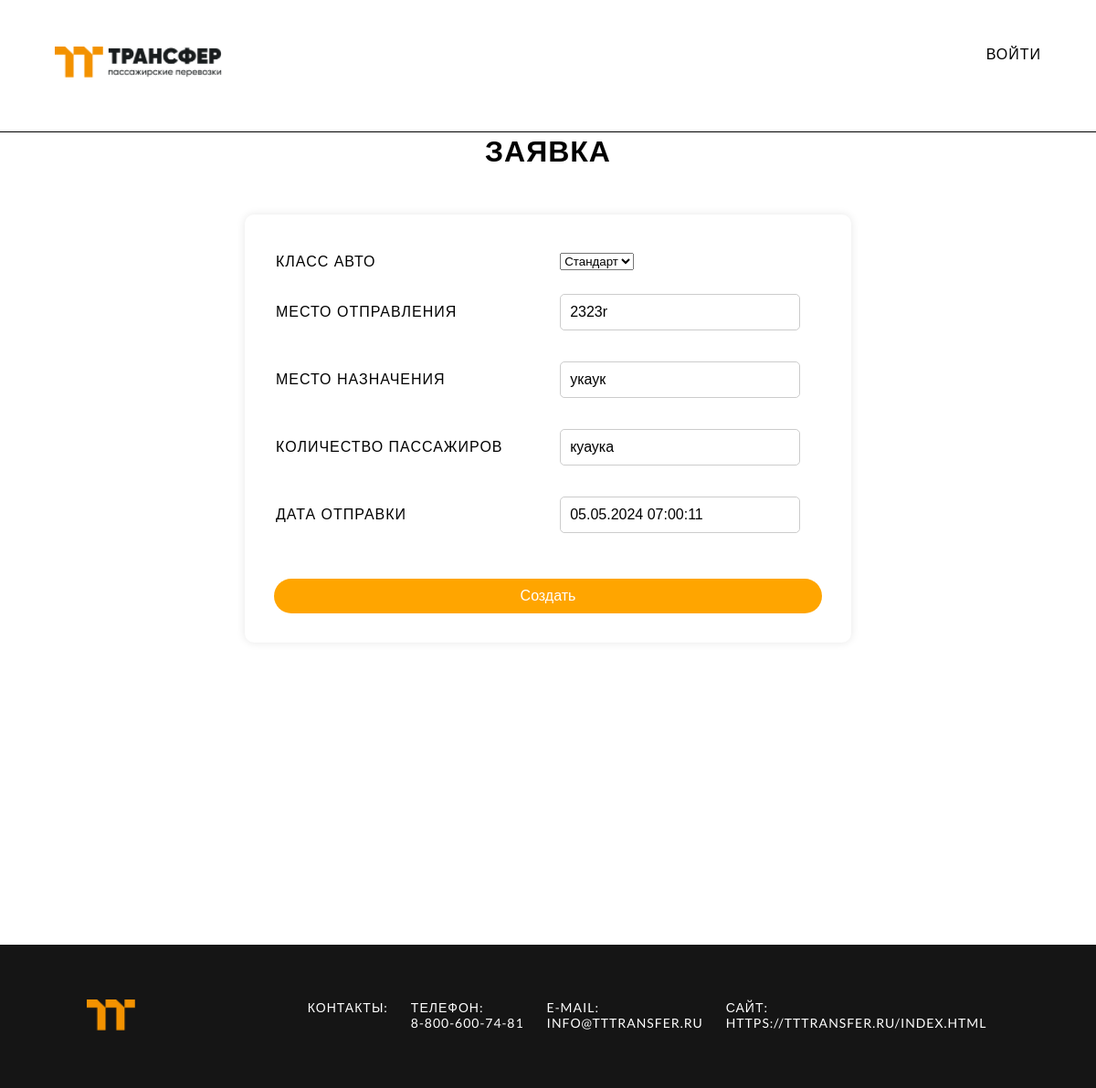
The page /заявка/1/редактирование/ on the database its author committed.
### app/models.py (models this page shows, shortened)
class Order(models.Model):
    car = models.ForeignKey(Car, on_delete=models.CASCADE)
    status = models.ForeignKey(Status, on_delete=models.CASCADE, default='1')
    author = models.ForeignKey(settings.AUTH_USER_MODEL, on_delete=models.CASCADE)
    place_start = models.CharField(max_length=200)
    place_end = models.CharField(max_length=200)
    tariff = models.TextField(default='Уточняется')
    numder = models.CharField(max_length=10)
    date = models.DateTimeField(default=timezone.now)
    published_date = models.DateTimeField(blank=True, null=True)

### app/forms.py
class OrderForm(forms.ModelForm):
    class Meta:
        model = Order
        fields = ('car', 'place_start', 'place_end', 'numder', 'date')

### app/models.py (called while the page is built)
    def __str__(self) :
        return self.title

### app/views.py (called while the page is built)
def order_edit(request, pk):
    order = get_object_or_404(Order, pk=pk)
    if request.method == "POST":
        form = OrderForm(request.POST, instance=order)
        if form.is_valid():
            order = form.save(commit=False)
            order.author = request.user
            order.published_date = timezone.now()
            order.save()
            return redirect('order_detail', pk=order.pk)
    else:
        form = OrderForm(instance=order)
    return render(request, 'app/order_edit.html', {'form': form})

### app/templates/app/order_edit.html (shortened to what this page needs)
{% extends 'app/base.html' %}
{% block contentauth %}
    <h1 class='center'>Заявка {{ order.pk }}</h1>
    <div class='body'>
    <div class="form-container">
        <form method="POST" class="post-form">
            <table class="form-table">
                <tr>
                    <td>Класс авто</td>
                    <td>{{ form.car }}</td>
                </tr>
                <tr>
                    <td>Место отправления</td>
                    <td>{{ form.place_start }}</td>
                </tr>
                <tr>
                    <td>Место назначения</td>
                    <td>{{ form.place_end }}</td>
                </tr>
                <tr>
                    <td>Количество пассажиров</td>
                    <td>{{ form.numder }}</td>
                </tr>
                <tr>
                    <td>Дата отправки</td>
                    <td>{{ form.date }}</td>
                </tr>
            </table>
            <button type="submit" class="submit-button">Создать</button>
        </form>
    </div>
</div>
{% endblock %}

### app/static/css/style.css (style rules this page uses)
* { padding: 0; margin: 0; }
body { background: #ffffff; font-family: 'Lato', sans-serif; text-transform: uppercase; letter-spacing: 1px; min-height: 100vh; height: 100%; display: flex; flex-direction: column; justify-content: space-between }
button { background-color: #007bff; color: #fff; border: none; padding: 8px 16px; margin-top: 10px; cursor: pointer; border-radius: 4px; transition: background-color 0.3s; }
.form-container { background: #ffffff; padding: 2rem; border-radius: 10px; box-shadow: 0 0 10px rgba(0, 0, 0, 0.1); width: 600px; }
.form-table { width: 100%; margin-bottom: 1rem; }
.form-table td { padding: 0.5rem 0; }
.form-table input[type="text"], .form-table input[type="password"] { width: calc(100% - 22px); padding: 10px; margin: 0.5rem 0; border: 1px solid #ccc; border-radius: 5px; box-sizing: border-box; font-size: 16px; }
.submit-button { width: 100%; padding: 10px; background-color: #ffa500; border: none; border-radius: 25px; color: #fff; font-size: 16px; cursor: pointer; margin-top: 1rem; }
.body { font-family: Arial, sans-serif; margin: 0; margin-top: 50px; padding: 0; display: flex; justify-content: center; align-items: flex-start; height: 100vh; }
.center { text-align: center; margin-bottom: 1rem; }

### rows shown on the page
Order: car "Стандарт", place_start "2323r", place_end "укаук", numder "куаука", date "05.05.2024 07:00:11"
